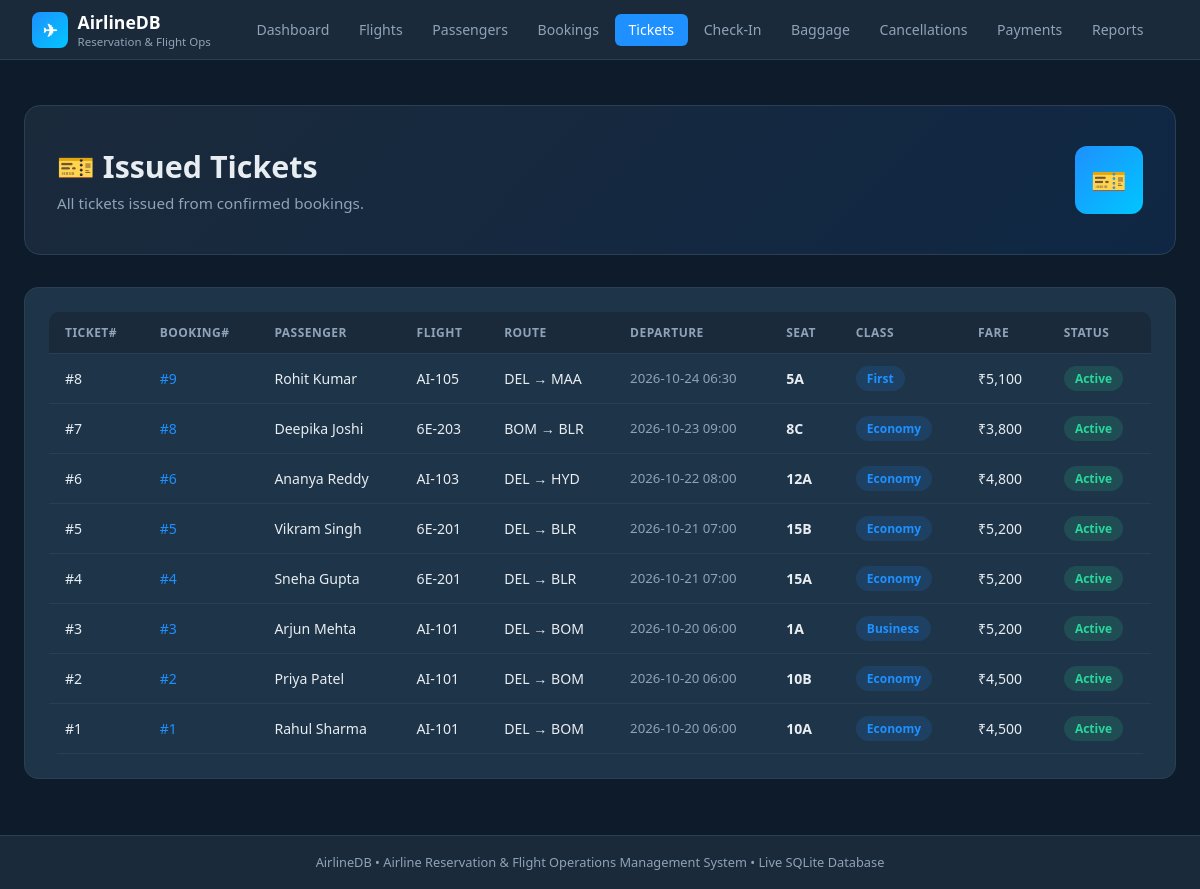
The page /tickets/ on the database its author committed.
### tables this page shows
CREATE TABLE tickets (
    ticket_id    INTEGER PRIMARY KEY AUTOINCREMENT,
    booking_id   INTEGER NOT NULL REFERENCES bookings(booking_id),
    seat_id      INTEGER NOT NULL REFERENCES seats(seat_id),
    seat_class   TEXT NOT NULL DEFAULT 'Economy'
                 CHECK (seat_class IN ('Economy','Business','First')),
    issue_date   TEXT NOT NULL DEFAULT (datetime('now')),
    ticket_status TEXT NOT NULL DEFAULT 'Active'
                  CHECK (ticket_status IN ('Active','Cancelled','Used')),
    UNIQUE (booking_id, seat_id)             -- one seat per booking line
);

CREATE TABLE bookings (
    booking_id     INTEGER PRIMARY KEY AUTOINCREMENT,
    passenger_id   INTEGER NOT NULL REFERENCES passengers(passenger_id),
    flight_id      TEXT NOT NULL REFERENCES flights(flight_id),
    booking_date   TEXT NOT NULL DEFAULT (datetime('now')),
    booking_status TEXT NOT NULL DEFAULT 'Confirmed'
                   CHECK (booking_status IN ('Confirmed','Cancelled','Pending')),
    total_fare     REAL NOT NULL CHECK (total_fare >= 0)
);

CREATE TABLE flights (
    flight_id        TEXT PRIMARY KEY,      -- e.g. AI-101
    route_id         INTEGER NOT NULL REFERENCES routes(route_id),
    aircraft_id      TEXT NOT NULL REFERENCES aircraft(aircraft_id),
    departure_time   TEXT NOT NULL,         -- ISO-8601 datetime
    arrival_time     TEXT NOT NULL,
    base_fare        REAL NOT NULL CHECK (base_fare >= 0),
    status           TEXT NOT NULL DEFAULT 'Scheduled'
                     CHECK (status IN ('Scheduled','Delayed','Cancelled','Completed')),
    CHECK (arrival_time > departure_time)
);

CREATE TABLE seats (
    seat_id     INTEGER PRIMARY KEY AUTOINCREMENT,
    aircraft_id TEXT NOT NULL REFERENCES aircraft(aircraft_id) ON DELETE CASCADE,
    seat_number TEXT NOT NULL,              -- e.g. 12A
    seat_class  TEXT NOT NULL DEFAULT 'Economy'
                CHECK (seat_class IN ('Economy','Business','First')),
    UNIQUE (aircraft_id, seat_number)
);

### app/routes/tickets.py (the view)
@tickets_bp.route("/")
def index():
    tickets = query("""
        SELECT t.ticket_id, b.booking_id,
               p.first_name||' '||p.last_name AS passenger,
               b.flight_id, r.origin_airport||' → '||r.dest_airport AS route,
               f.departure_time, s.seat_number, t.seat_class,
               t.issue_date, t.ticket_status, b.total_fare
        FROM tickets t
        JOIN bookings b ON b.booking_id=t.booking_id
        JOIN passengers p ON p.passenger_id=b.passenger_id
        JOIN flights f ON f.flight_id=b.flight_id
        JOIN routes r ON r.route_id=f.route_id
        JOIN seats s ON s.seat_id=t.seat_id
        ORDER BY t.ticket_id DESC
    """)
    return render_template("tickets/index.html", tickets=tickets)

### app/db.py (called while the page is built)
def get_db():
    os.makedirs(os.path.dirname(DB_PATH), exist_ok=True)
    conn = sqlite3.connect(DB_PATH)
    conn.execute("PRAGMA foreign_keys = ON")
    conn.row_factory = sqlite3.Row
    return conn

def query(sql, params=(), one=False):
    conn = get_db()
    cur  = conn.execute(sql, params)
    rows = cur.fetchone() if one else cur.fetchall()
    conn.close()
    return rows

### templates/tickets/index.html (shortened to what this page needs)
{% extends "base.html" %}
{% block content %}
<div class="page-hero">
  <div><h1>🎫 Issued Tickets</h1><p>All tickets issued from confirmed bookings.</p></div>
  <div class="hero-badge">🎫</div>
</div>
<div class="card">
  <div class="table-wrap">
    <table>
      <thead><tr><th>Ticket#</th><th>Booking#</th><th>Passenger</th><th>Flight</th><th>Route</th><th>Departure</th><th>Seat</th><th>Class</th><th>Fare</th><th>Status</th></tr></thead>
      <tbody>
      {% for t in tickets %}
        <tr>
          <td>#{{ t.ticket_id }}</td>
          <td><a href="{{ url_for('bookings.detail', bid=t.booking_id) }}" style="color:var(--accent);text-decoration:none">#{{ t.booking_id }}</a></td>
          <td>{{ t.passenger }}</td>
          <td>{{ t.flight_id }}</td>
          <td>{{ t.route }}</td>
          <td style="color:var(--muted);font-size:.83rem">{{ t.departure_time[:16].replace('T',' ') }}</td>
          <td><strong>{{ t.seat_number }}</strong></td>
          <td><span class="badge badge-info">{{ t.seat_class }}</span></td>
          <td>₹{{ "{:,.0f}".format(t.total_fare) }}</td>
          <td>{% if t.ticket_status=='Active' %}<span class="badge badge-success">{{ t.ticket_status }}</span>
              {% elif t.ticket_status=='Cancelled' %}<span class="badge badge-danger">{{ t.ticket_status }}</span>
              {% else %}<span class="badge badge-muted">{{ t.ticket_status }}</span>{% endif %}</td>
        </tr>
      {% endfor %}
      </tbody>
    </table>
  </div>
</div>
{% endblock %}

### static/css/style.css (style rules this page uses)
:root { --navy: #0d1b2a; --dark: #1b2a3b; --card: #1e3448; --accent: #1e90ff; --accent2: #00c6ff; --success: #28d79a; --warning: #f5a623; --danger: #e94560; --text: #e8edf2; --muted: #8fa3b8; --border: #2a3f55; --white: #ffffff; }
* { box-sizing: border-box; margin: 0; padding: 0; }
body { font-family: 'Segoe UI', system-ui, sans-serif; background: var(--navy); color: var(--text); min-height: 100vh; display: flex; flex-direction: column; }
.page-hero { background: linear-gradient(135deg, var(--dark) 0%, #0f2744 100%); border-radius: 16px; padding: 2.5rem 2rem; margin-bottom: 2rem; border: 1px solid var(--border); display: flex; justify-content: space-between; align-items: center; gap: 1rem; }
.page-hero h1 { font-size: 1.9rem; font-weight: 700; }
.page-hero p { color: var(--muted); margin-top: .4rem; font-size: .95rem; }
.hero-badge { background: linear-gradient(135deg, var(--accent), var(--accent2)); border-radius: 12px; width: 68px; height: 68px; display: flex; align-items: center; justify-content: center; font-size: 1.8rem; flex-shrink: 0; }
.card { background: var(--card); border: 1px solid var(--border); border-radius: 14px; padding: 1.5rem; margin-bottom: 1.5rem; }
.table-wrap { overflow-x: auto; border-radius: 10px; }
table { width: 100%; border-collapse: collapse; font-size: .88rem; }
thead th { background: var(--dark); color: var(--muted); padding: .75rem 1rem; text-align: left; font-weight: 600; text-transform: uppercase; font-size: .75rem; letter-spacing: .04em; border-bottom: 1px solid var(--border); }
tbody tr { border-bottom: 1px solid var(--border); transition: background .15s; }
tbody td { padding: .75rem 1rem; vertical-align: middle; }
.badge { display: inline-flex; align-items: center; padding: .25rem .7rem; border-radius: 20px; font-size: .75rem; font-weight: 600; }
.badge-success { background: rgba(40,215,154,.15); color: var(--success); }
.badge-info { background: rgba(30,144,255,.15); color: var(--accent); }

### rows shown on the page
tickets: ticket_id "8", booking_id "9", passenger "Rohit Kumar", flight_id "AI-105", route "DEL → MAA", departure_time "2026-10-24 06:30", seat_number "5A", seat_class "First", ticket_status "Active"
bookings: total_fare "5,100"
tickets: ticket_id "7", booking_id "8", passenger "Deepika Joshi", flight_id "6E-203", route "BOM → BLR", departure_time "2026-10-23 09:00", seat_number "8C", seat_class "Economy", ticket_status "Active"
bookings: total_fare "3,800"
tickets: ticket_id "6", booking_id "6", passenger "Ananya Reddy", flight_id "AI-103", route "DEL → HYD", departure_time "2026-10-22 08:00", seat_number "12A", seat_class "Economy", ticket_status "Active"
bookings: total_fare "4,800"
tickets: ticket_id "5", booking_id "5", passenger "Vikram Singh", flight_id "6E-201", route "DEL → BLR", departure_time "2026-10-21 07:00", seat_number "15B", seat_class "Economy", ticket_status "Active"
bookings: total_fare "5,200"
tickets: ticket_id "4", booking_id "4", passenger "Sneha Gupta", flight_id "6E-201", route "DEL → BLR", departure_time "2026-10-21 07:00", seat_number "15A", seat_class "Economy", ticket_status "Active"
bookings: total_fare "5,200"
tickets: ticket_id "3", booking_id "3", passenger "Arjun Mehta", flight_id "AI-101", route "DEL → BOM", departure_time "2026-10-20 06:00", seat_number "1A", seat_class "Business", ticket_status "Active"
bookings: total_fare "5,200"
tickets: ticket_id "2", booking_id "2", passenger "Priya Patel", flight_id "AI-101", route "DEL → BOM", departure_time "2026-10-20 06:00", seat_number "10B", seat_class "Economy", ticket_status "Active"
bookings: total_fare "4,500"
tickets: ticket_id "1", booking_id "1", passenger "Rahul Sharma", flight_id "AI-101", route "DEL → BOM", departure_time "2026-10-20 06:00", seat_number "10A", seat_class "Economy", ticket_status "Active"
bookings: total_fare "4,500"
